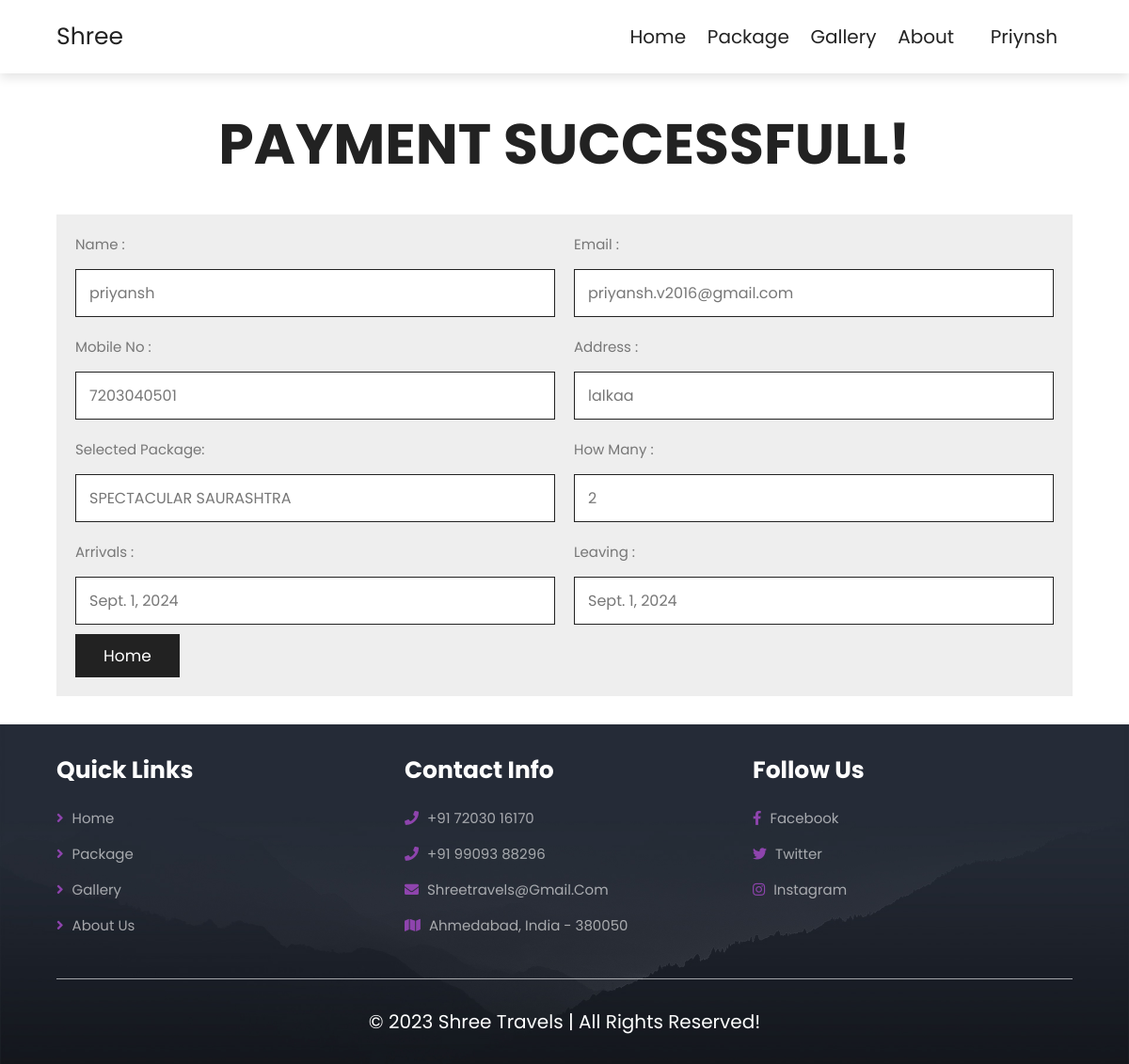
The page /success/ (signed in) on the database its author committed.
### home/models.py (models this page shows, shortened)
class Book(models.Model):
    name = models.CharField( max_length=122)
    email = models.CharField(max_length=122)
    mobileno =  models.CharField(max_length=15)
    address = models.CharField( max_length=122)
    location = models.CharField( max_length=122)
    guests = models.IntegerField(validators=[MaxValueValidator(10)])
    arrivals = models.DateField()
    leaving  =  models.DateField()
    user = models.ForeignKey(User, on_delete=models.CASCADE,null=True)
    pprice = models.IntegerField(null=True)
    order_id = models.CharField(max_length=122,blank=True,null=True)
    paid = models.BooleanField(default=False)

### home/views.py (the view, shortened to what this page needs)
# urls.py: path('success/',views.success,name="success")
@csrf_exempt
def success(request):
    book_details = Book.objects.filter(user=request.user).last()
    book = Book.objects.filter(user=request.user).last()
    context = {
        'book':book_details,
    }
    return render(request,"success.html",context)

### templates/success.html (shortened to what this page needs)
{% extends "base.html" %}
{% block content %}
<section class="booking">
    <h1 class="heading-title">Payment Successfull!</h1>
    <form action="" method="post" class="book-form">
        <div class="flex">
           <div class="inputBox">
              <span>name :</span>
              <input type="text" name="name" readonly value="{{book.name}}">
           </div>
           <div class="inputBox">
              <span>email :</span>
              <input type="email" name="email" readonly value="{{book.email}}">
           </div>
           <div class="inputBox">
              <span>mobile no :</span>
              <input type="tel" name="mobileno" maxlength="10" readonly  value="{{book.mobileno}}">
           </div>
           <div class="inputBox">
              <span>address :</span>
              <input type="text" name="address" readonly value="{{book.address}}">
           </div>
           <div class="inputBox">
              <span>Selected package:</span> <br>
              <input type="text" name="package" id="" readonly value="{{book.location}}">
           </div>
           <div class="inputBox">
              <span>how many :</span>
              <input type="number" name="guests" min="1" max="10" readonly value="{{book.guests}}">
           </div>
           <div class="inputBox">
              <span>arrivals :</span>
              <input type="text" name="arrivals" readonly value="{{book.arrivals}}">
           </div>
           <div class="inputBox">
              <span>leaving :</span>
              <input type="text" name="leaving" readonly value="{{book.leaving}}">
           </div>
        </div>
        <button class="btn"><a href="{% url 'home' %}">Home</a></button>
     </form>
</section>
{% endblock content%}

### templates/header.html (shortened to what this page needs)
{% load static %}
<!DOCTYPE html>
<html lang="en">
<head>
   <link rel="stylesheet" href="https://unpkg.com/swiper@7/swiper-bundle.min.css" />
   <link rel="stylesheet" href="https://cdnjs.cloudflare.com/ajax/libs/font-awesome/5.15.4/css/all.min.css" />
   <link rel="stylesheet" href="/static/css/style.css">
</head>
<body>
   <section class="header">
      <a href="{% url 'home' %}" class="logo">Shree</a>
      <nav class="navbar">
         <a href="{% url 'home' %}">home</a>
         <a href="{% url 'package' %}">package</a>
         <a href="{% url 'gallery' %}">Gallery</a>
         <a href="{% url 'about' %}">about</a>
         {% if user.is_authenticated %}
         <div class="dropdown">
            <a href="" class="dropbtn">{{request.user}}</a>
         </div>
         {% else %}
         <a href="{% url 'login' %}">Login</a>
         {% endif %}
      </nav>
   </section>

### static/css/style.css (style rules this page uses)
:root { --main-color: #8e44ad; --black: #222; --white: #fff; --light-black: #777; --light-white: #fff9; --dark-bg: rgba(0, 0, 0, 0.7); --light-bg: #eee; --border: 0.1rem solid var(--black); --box-shadow: 0 0.5rem 1rem rgba(0, 0, 0, 0.1); --text-shadow: 0 1.5rem 3rem rgba(0, 0, 0, 0.3); }
* { font-family: "Poppins", sans-serif; margin: 0; padding: 0; box-sizing: border-box; outline: none; border: none; text-decoration: none; text-transform: capitalize; }
html { font-size: 62.5%; overflow-x: hidden; }
section { padding: 5rem 10%; }
.btn { display: inline-block; background: var(--black); margin-top: 1rem; color: var(--white); font-size: 1.7rem; padding: 1rem 3rem; cursor: pointer; }
.heading-title { text-align: center; margin-bottom: 3rem; font-size: 6rem; text-transform: uppercase; color: var(--black); }
.header { position: sticky; top: 0; left: 0; right: 0; z-index: 1000; background-color: var(--white); display: flex; padding-top: 2rem; padding-bottom: 2rem; box-shadow: var(--box-shadow); align-items: center; justify-content: space-between; }
.header .logo { font-size: 2.5rem; color: var(--black); }
.header .navbar a { font-size: 2rem; margin-left: 2rem; color: var(--black); }
.dropdown { position: relative; display: inline-block; }
.dropbtn { background-color: #fff; color: white; padding: 16px; font-size: 16px; border: none; }
.booking .book-form { padding: 2rem; background: var(--light-bg); }
.booking .book-form .flex { display: flex; flex-wrap: wrap; gap: 2rem; }
.booking .book-form .flex .inputBox { flex: 1 1 41rem; }
.booking .book-form .flex .inputBox input { width: 100%; padding: 1.2rem 1.4rem; font-size: 1.6rem; color: var(--light-black); text-transform: none; margin-top: 1.5rem; border: var(--border); }
.booking .book-form .flex .inputBox span { font-size: 1.5rem; color: var(--light-black); }
.booking .book-form .flex .inputBox input:read-only { cursor: pointer; }
.booking .book-form .btn { display: inline-block; background: var(--black); margin-top: 1rem; color: var(--white); font-size: 1.7rem; padding: 1rem 3rem; cursor: pointer; }
.booking .book-form .btn a { color: var(--white); }
@media (max-width: 1200px) { section { padding: 3rem 5%; } }

### rows shown on the page
Book: name "priyansh", email "priyansh.v2016@gmail.com", mobileno "7203040501", address "lalkaa", package "SPECTACULAR SAURASHTRA", guests "2", arrivals "Sept. 1, 2024", leaving "Sept. 1, 2024"

### other values the page prints
{{ request.user }} "Priynsh"
